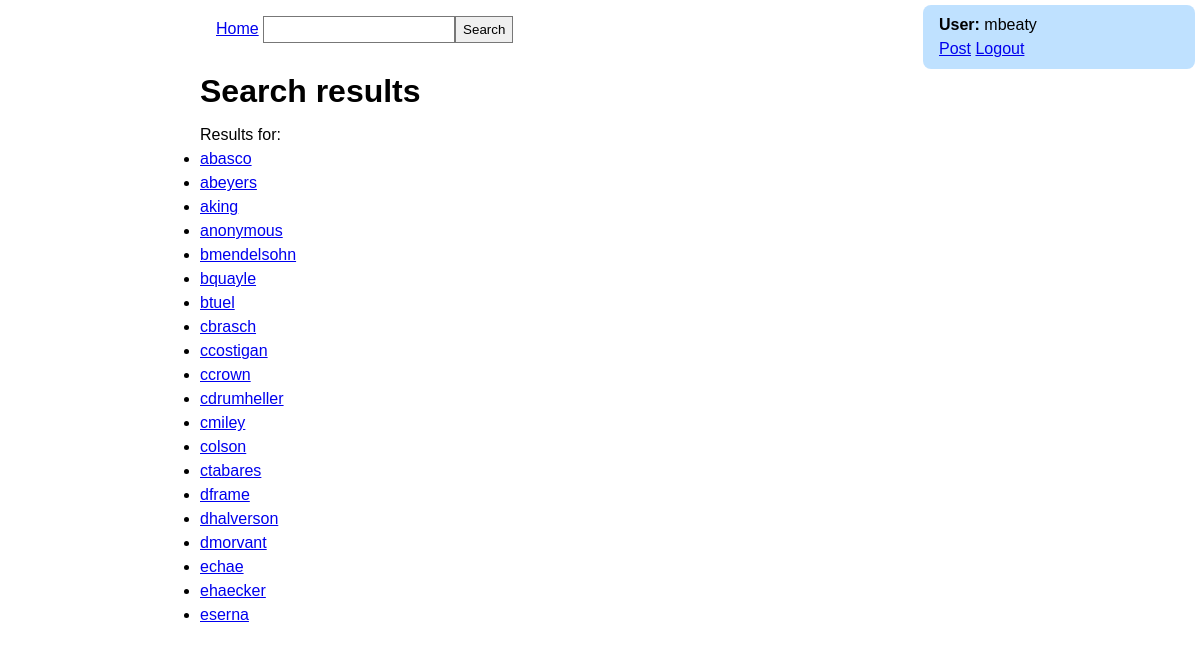
The app's page /search/ (signed in) with its own data.
### tables this page shows
CREATE TABLE users (userid integer PRIMARY KEY, username VARCHAR(32), name TEXT, password VARCHAR(64), 
        email TEXT, usetwofactor INTEGER default 0, salt TEXT);

### blog.py (the view)
@app.route('/search/')
@std_context
def search_page():
    context = request.context
    search = request.args.get('s', '')
    users, validated_search = db.get_users(search)
    context['users'] = users
    context['query'] = validated_search
    return render_template('search_results.html', **context)

### blog.py (called while the page is built)
def std_context(f):
    @wraps(f)
    def wrapper(*args, **kwargs):
        context = {}
        request.context = context
        if 'validated' in session:
            context['loggedin'] = True
            context['username'] = session['username']
        else:
            context['loggedin'] = False
        return f(*args, **kwargs)
    return wrapper

@app.teardown_appcontext
def close_connection(exception):
    database = getattr(g, '_database', None)
    if database is not None:
        database.close()

### db.py (called while the page is built)
def get_db():
    db = getattr(g, '_database', None)
    if db is None:
        base_dir = os.path.dirname(os.path.abspath(__file__))
        db_path = os.path.join(base_dir, DATABASE)
        db = g._database = sqlite3.connect(db_path)
    def make_dicts(cursor, row):
        return dict((cursor.description[idx][0], value)
                    for idx, value in enumerate(row))
    db.row_factory = make_dicts
    return db

def query_db(query, args=(), one=False):
    cur = get_db().execute(query, args)
    rv = cur.fetchall()
    cur.close()
    return (rv[0] if rv else None) if one else rv

def get_users(search):
    query = "SELECT username FROM users WHERE username LIKE ? LIMIT 20"
    validated_search = validation.validate_text(search, max_length=30)
    users = query_db(query, ('%'+validated_search+'%',))
    return users, validated_search

### validation.py (called while the page is built)
def validate_text(user_input: str, max_length=max_post_length):
    replaced_input = user_input
    for key, value in encoding_list.items():
        replaced_input = replaced_input.replace(key, value)
    replaced_input = re.sub(r"&(?!#\d*;)", "&#38;", replaced_input)  # replace & that are not part of previous replaces
    return replaced_input if len(user_input) <= max_length else replaced_input[0:max_length]

### templates/search_results.html (shortened to what this page needs)
{% extends 'base.html' %}
{% block content %}
    <h1>Search results</h1>
    <p>Results for: {{query|safe}}</p>
    <ul>
        {% for user in users %}
        <li>
            <p><a href="/{{user.username|safe}}">{{user.username|safe}}</a></p>
        </li>
        {% endfor %}
    </ul>
{% endblock %}

### static/main.css (style rules this page uses)
body, h1, h2, h3, p, div, li, ul, form, input { margin: 0; padding: 0; line-height: 1em; border: 0; }
body { line-height: 1.5em; font-family: sans-serif; width: 50em; margin: 0 auto; padding-bottom: 2em; }
h1 { padding-top: 0.5em; padding-bottom: 0.5em; }
p { line-height: 1.5em; }

### records on screen
users: username "abasco"
users: username "abeyers"
users: username "aking"
users: username "anonymous"
users: username "bmendelsohn"
users: username "bquayle"
users: username "btuel"
users: username "cbrasch"
users: username "ccostigan"
users: username "ccrown"
users: username "cdrumheller"
users: username "cmiley"
users: username "colson"
users: username "ctabares"
users: username "dframe"
users: username "dhalverson"
users: username "dmorvant"
users: username "echae"
users: username "ehaecker"
users: username "eserna"

### other values on screen
{{ username }} "mbeaty"
